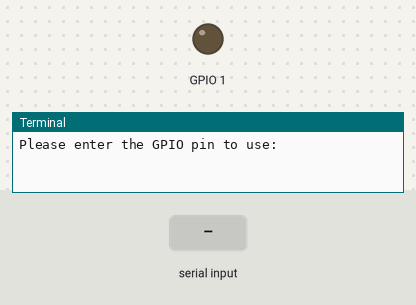
A program run on a simulated Raspberry Pi (BCM pin numbers). Shown: output pins drawn as LEDs (lit = HIGH), the last lines printed to the terminal. The test bench sets the inputs (shaded band). At 4.3 s the program stops and its outputs stay as they are.

Above: at 1.2 s.
1.3 s: "1" typed at the terminal, then Enter
2.8 s: "0" typed at the terminal, then Enter
At 4.0 s:
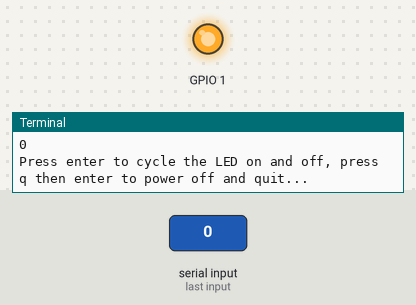
4.3 s: "q" typed at the terminal, then Enter
At 5.1 s:
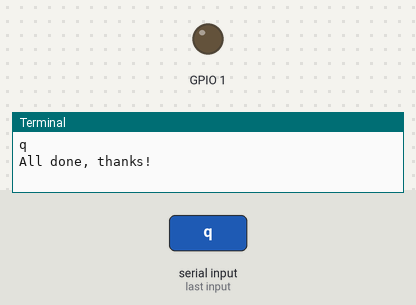
Timing chart, 0 to 5.8 s (numbered marks = the images above; inputs shaded):
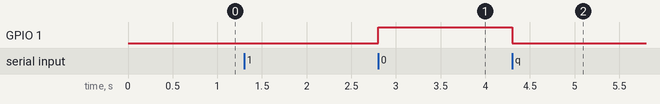

The program:

LEDOnOff.py
```python
from gpiozero import LED
from time import sleep

pin = input('Please enter the GPIO pin to use: ')

led = LED(pin)

val = ''

while(val.lower() != 'q'):

    val = input('Press enter to cycle the LED on and off, press q then enter to power off and quit...')

    if val.lower() == 'q':
        led.off()
    else:
        led.toggle()

print('All done, thanks!')
```

Measured:
- after the input at 2.8 s, GPIO 1: LOW → HIGH at once
- after the input at 4.3 s, GPIO 1: HIGH → LOW at once
